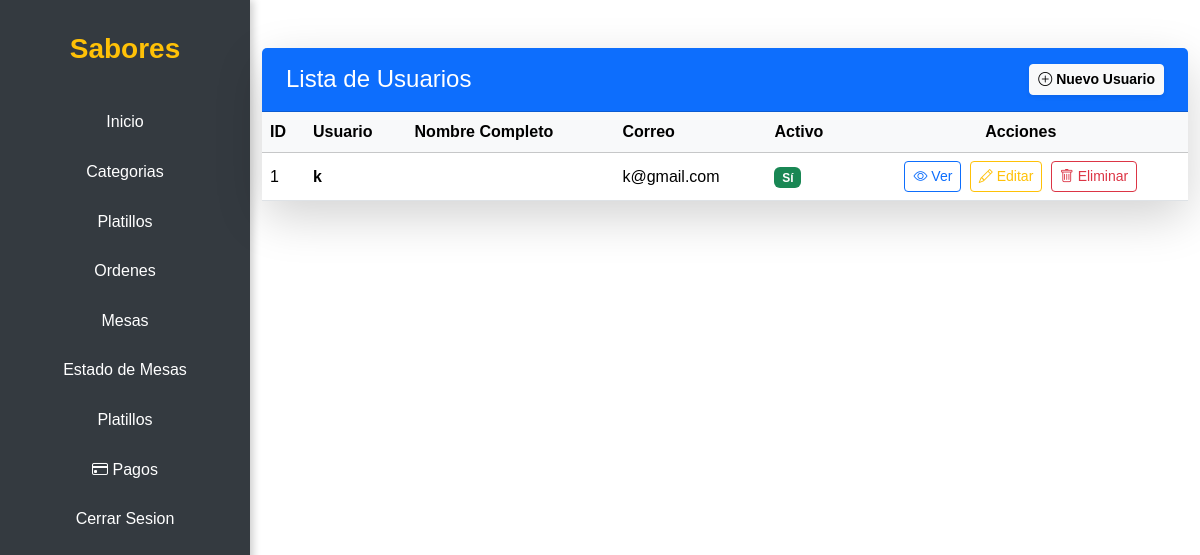
The page /accounts/users/ (signed in) on the database as committed earlier.
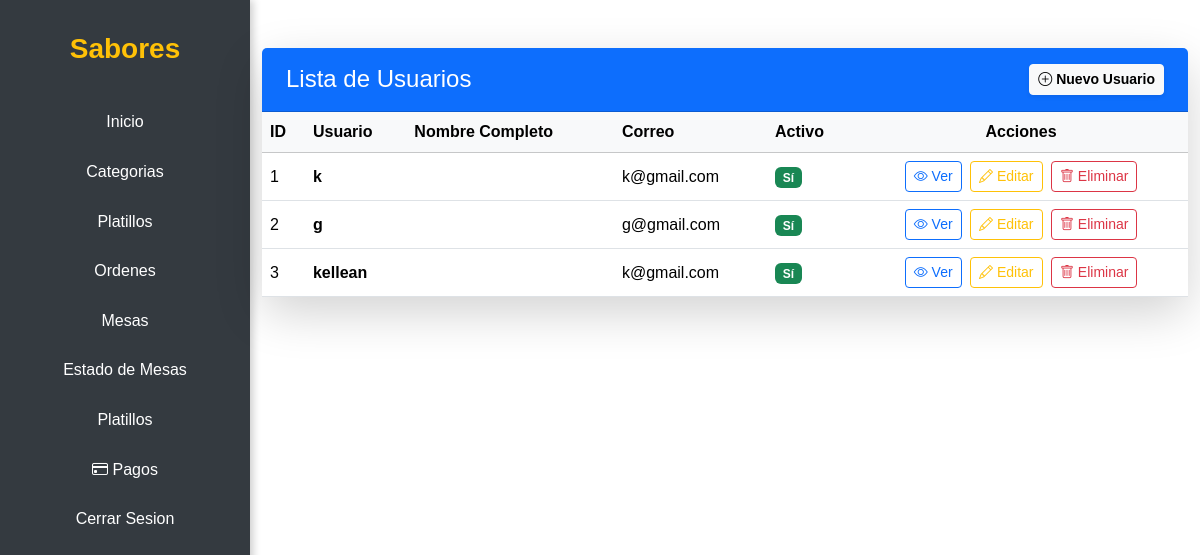
The same page on the database as committed later.
### apps/accounts/models.py (models this page shows)
class AppUser(AbstractUser):
    pass

### apps/accounts/views.py (the view)
# urls.py: path('users/', views.UserListView.as_view(), name='user_list'),
class UserListView(LoginRequiredMixin, ListView):
    login_url = 'accounts:login'
    model = AppUser
    template_name = 'accounts/user_list.html'
    context_object_name = 'users'

### templates/accounts/user_list.html
{% extends 'main/base.html' %}
{% load static %}
{% block content %}
<div class="container my-5">
    <div class="card shadow-lg border-0 rounded-4">
        <div class="card-header bg-primary text-white d-flex justify-content-between align-items-center py-3 px-4">
            <h2 class="mb-0 fs-4">Lista de Usuarios</h2>
            <a href="#" class="btn btn-light btn-sm fw-semibold shadow-sm">
                <i class="bi bi-plus-circle"></i> Nuevo Usuario
            </a>
        </div>
        <div class="card-body p-0">
            <div class="table-responsive">
                <table class="table table-hover align-middle mb-0">
                    <thead class="table-light">
                        <tr>
                            <th>ID</th>
                            <th>Usuario</th>
                            <th>Nombre Completo</th>
                            <th>Correo</th>
                            <th>Activo</th>
                            <th class="text-center">Acciones</th>
                        </tr>
                    </thead>
                    <tbody>
                        {% for user in users %}
                        <tr>
                            <td>{{ user.id }}</td>
                            <td class="fw-semibold">{{ user.username }}</td>
                            <td>{{ user.first_name }} {{ user.last_name }}</td>
                            <td>{{ user.email }}</td>
                            <td>
                                {% if user.is_active %}
                                    <span class="badge bg-success">Sí</span>
                                {% else %}
                                    <span class="badge bg-danger">No</span>
                                {% endif %}
                            </td>
                            <td class="text-center">
                                <a href="#" class="btn btn-sm btn-outline-primary me-1">
                                    <i class="bi bi-eye"></i> Ver
                                </a>
                                <a href="#" class="btn btn-sm btn-outline-warning me-1">
                                    <i class="bi bi-pencil"></i> Editar
                                </a>
                                <a href="#" class="btn btn-sm btn-outline-danger">
                                    <i class="bi bi-trash"></i> Eliminar
                                </a>
                            </td>
                        </tr>
                        {% empty %}
                        <tr>
                            <td colspan="6" class="text-center text-muted py-4">
                                No hay usuarios registrados.
                            </td>
                        </tr>
                        {% endfor %}
                    </tbody>
                </table>
            </div>
        </div>
    </div>
</div>
<link rel="stylesheet" href="https://cdn.jsdelivr.net/npm/bootstrap-icons@1.11.1/font/bootstrap-icons.css">
{% endblock %}

Rows that differ between the two databases and show on the page:
added AppUser: id "2", username "g", email "g@gmail.com", is_active "Sí"
added AppUser: id "3", username "kellean", email "k@gmail.com", is_active "Sí"
